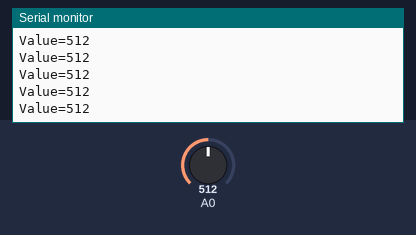
A sketch run on a simulated Arduino Uno, built with avr-gcc and run on an emulated ATmega328P. Shown: the last lines printed to the serial monitor. Inputs (shaded band) come from the test bench; at power-on: A0 = 512.

Above: at 1.2 s.
1.3 s: A0 set to 716
At 1.31 s:
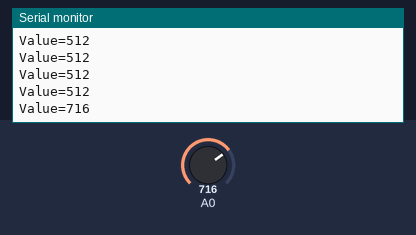
2.8 s: A0 set to 900
At 2.81 s:
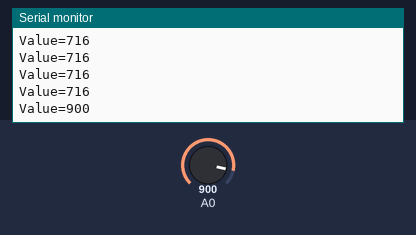
Timing chart, 0 to 5.8 s (numbered marks = the images above; inputs shaded):
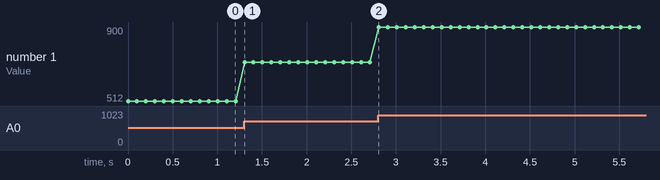

Measured:
- after the input at 1.3 s, the serial monitor: prints a new line at once (image 1)
- after the input at 2.8 s, the serial monitor: prints a new line at once (image 2)
- plotted number 1: 512 → 716 after the input at 1.3 s, 716 → 900 after the input at 2.8 s

The sketch:

Demo1_ADC_read.ino
```cpp
int _ABVAR_1_val;
void setup() {
  // put your setup code here, to run once:
_ABVAR_1_val = 0;     //set _ABVAR_1_val as 0
Serial.begin(9600);   //Sets the data rate in bits per second (baud) for serial data transmission.
}

void loop() {
  // put your main code here, to run repeatedly:
_ABVAR_1_val = analogRead(A0) ;// "analogRead" is the function for I/O to read.  Read ADC value from Pin A0.   The range is 0 to 1023.
Serial.print( "Value=" );  // print the word "Value"
Serial.print( _ABVAR_1_val );  // print the result of "_ABVAR_1_val".
Serial.println("");            // equal to "enter" and "line break"
delay( 100 );                   // 100 milliseconds.

}
```
